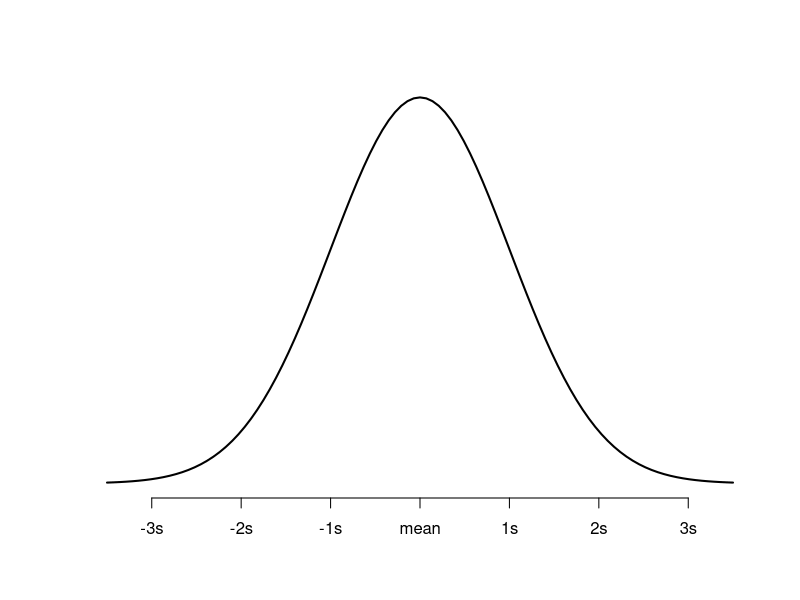
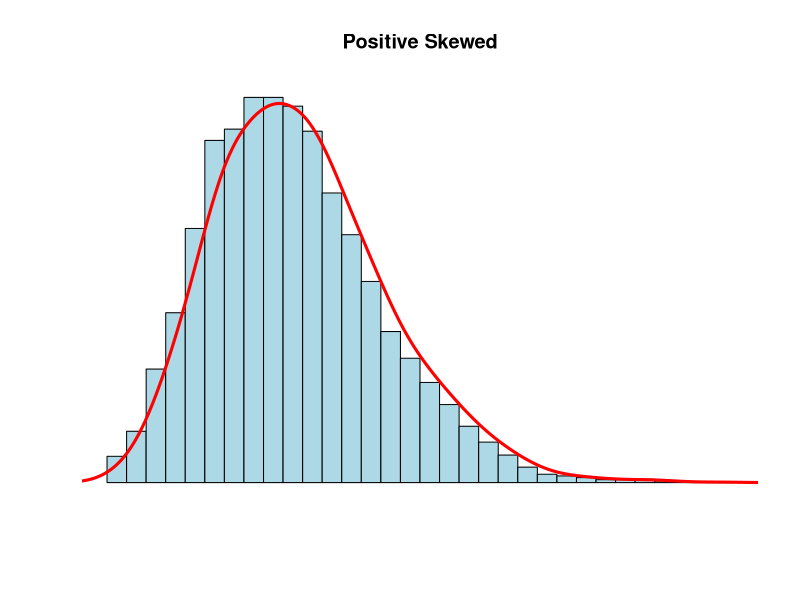
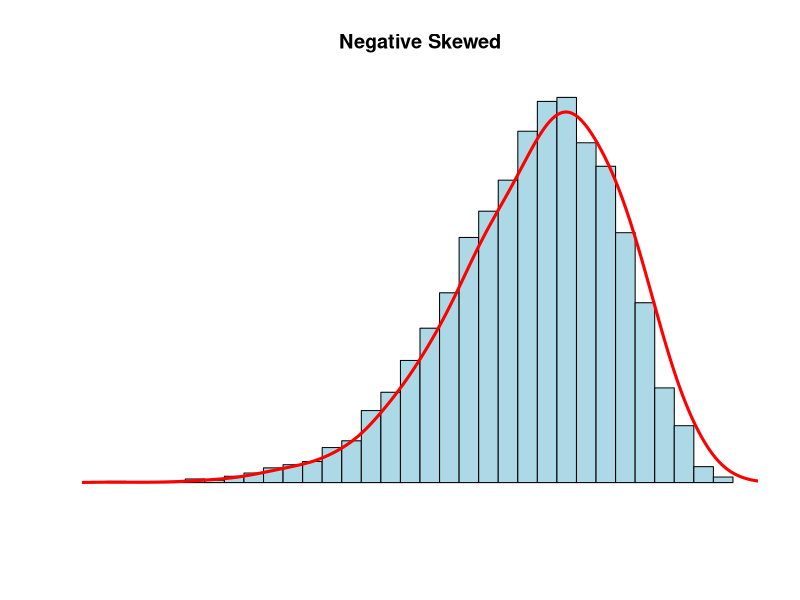

These charts were generated, in order, by the following R code:
## ---- chunk 1
knitr::opts_chunk$set(echo = TRUE)
## ---- chunk 2
curve(dnorm, -3.5, 3.5, lwd=2, axes = FALSE, xlab = "", ylab = "")
axis(1, at = -3:3, labels = c("-3s", "-2s", "-1s", "mean", "1s", "2s", "3s"))
## ---- chunk 3
  N <- 10000
 x <- rnbinom(N, 10, .5)
 hist(x, 
 xlim=c(min(x),max(x)), probability=T, nclass=max(x)-min(x)+1, 
   col='lightblue', xlab=' ', ylab=' ', axes=F,
   main='Positive Skewed')
lines(density(x,bw=1), col='red', lwd=3)
## ---- chunk 4
N <- 10000
x <- rnbinom(N, 10, 0.5)
x <- max(x) + 1 - x  # Apply inverse transformation
hist(x, 
     xlim = c(min(x), max(x)), probability = TRUE, 
     nclass = max(x) - min(x) + 1, 
     col = 'lightblue', xlab = ' ', ylab = ' ', axes = FALSE,
     main = 'Negative Skewed')
lines(density(x, bw = 1), col = 'red', lwd = 3)
